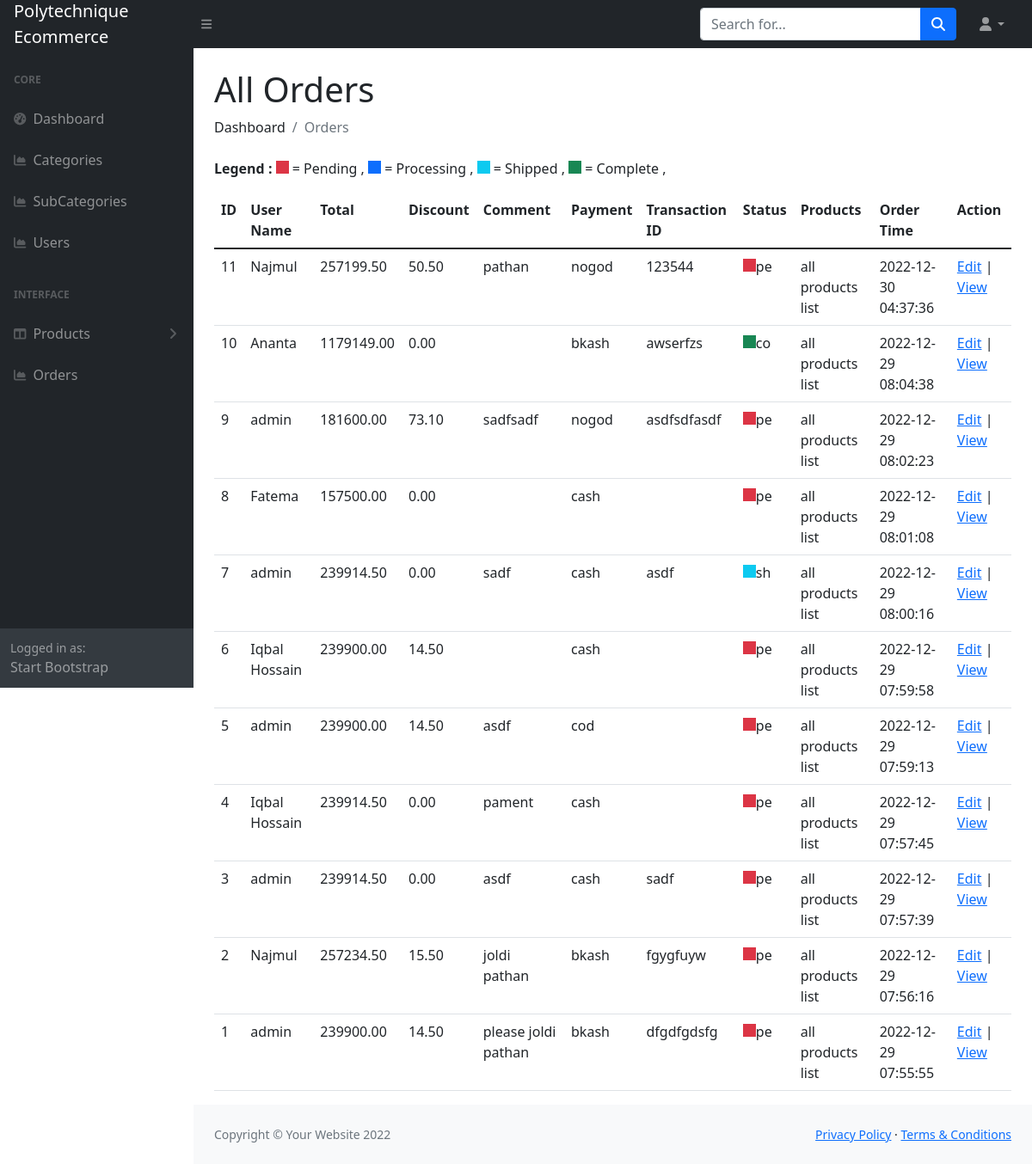
The app's page /admin/orders.php (signed in) with its own data.
### tables this page shows
CREATE TABLE `orders` (
  `id` int(11) NOT NULL,
  `user_id` int(11) NOT NULL,
  `total` float(10,2) NOT NULL,
  `discount` float(6,2) NOT NULL,
  `comment` varchar(512) NOT NULL,
  `payment` set('cash','bkash','nogod','cod') NOT NULL,
  `trxid` varchar(72) NOT NULL,
  `status` set('pe','pr','sh','co') NOT NULL DEFAULT 'pe' COMMENT '"pending","processing","shipped","completed"',
  `created_at` timestamp NOT NULL DEFAULT current_timestamp()
);

CREATE TABLE `users` (
  `id` int(11) NOT NULL,
  `username` varchar(128) NOT NULL,
  `email` varchar(128) NOT NULL,
  `password` varchar(256) NOT NULL,
  `role` set('1','2','3') NOT NULL DEFAULT '1',
  `created_at` timestamp NOT NULL DEFAULT current_timestamp()
);

### admin/orders.php (the view, shortened to what this page needs)
<?php require "inc/header.php"; ?>
    </head>
    <body class="sb-nav-fixed">
<?php require "inc/nav.php"; ?>
        <div id="layoutSidenav">
<?php require "inc/sidenav.php";?>
            <div id="layoutSidenav_content">
                <main>
                    <div class="container-fluid px-4">
                        <h1 class="mt-4">All Orders</h1>
                        <ol class="breadcrumb mb-4">
                            <li class="breadcrumb-item">Dashboard</li>
                            <li class="breadcrumb-item active">Orders</li>
                        </ol>
<div id="tableContainer">
    <p> <strong>Legend : </strong>
        <span class="smallbox bg-danger"></span> = Pending ,
        <span class="smallbox bg-primary"></span> = Processing ,
        <span class="smallbox bg-info"></span> = Shipped ,
        <span class="smallbox bg-success"></span> = Complete ,
    </p>
    <table class="table">
        <tr>
            <th>ID</th>
            <th>User Name</th>
            <th>Total</th>
            <th>Discount</th>
            <th>Comment</th>
            <th>Payment</th>
            <th>Transaction ID</th>
            <th>Status</th>
            <th>Products</th>
            <th>Order Time</th>
            <th>Action</th>
        </tr>
        <tbody>
            <?php
            require "../inc/connection.php";
        $q = "select orders.*, users.username as username from orders,users where orders.user_id=users.id order by orders.created_at desc";
        $allp = $conn->query($q);
        $html = "";
        while($row = $allp->fetch_assoc()){
            $html .="<tr>";
            $html .="<td>".$row['id']."</td>";
            $html .="<td>".$row['username']."</td>";
            $html .="<td>".$row['total']."</td>";
            $html .="<td>".$row['discount']."</td>";
            $html .="<td>".$row['comment']."</td>";
            $html .="<td>".$row['payment']."</td>";
            $html .="<td>".$row['trxid']."</td>";
            $boxcolor = null;
            if($row['status'] == "pe"){$boxcolor = "bg-danger";}
            if($row['status'] == "sh"){$boxcolor = "bg-info";}
            if($row['status'] == "co"){$boxcolor = "bg-success";}
            $html .="<td><span class='smallbox ".$boxcolor."'> </span>".$row['status']."</td>";
            $html .="<td>all products list</td>";
            $html .="<td>".$row['created_at']."</td>";
            $html .="<td><a target='_blank' href='orderstatus.php?id=".$row['id']."'>Edit</a> | <a target='_blank' href='orderdetails.php?id=".$row['id']."'>View</a></td>";
            $html .="</tr>";
        }
        echo $html;
            ?>
        </tbody>
    </table>
</div>
                    </div>
                </main>
 <?php require "inc/footer.php"; ?>
    </body>
</html>

### admin/inc/header.php (style rules this page uses)
.smallbox { display: inline-block; width:15px ; height: 15px; }

### records on screen
orders: id "11", user.username "Najmul", total "257199.50", discount "50.50", comment "pathan", payment "nogod", trxid "123544", status "pe", created_at "2022-12-30 04:37:36"
orders: id "10", user.username "Ananta", total "1179149.00", discount "0.00", payment "bkash", trxid "awserfzs", status "co", created_at "2022-12-29 08:04:38"
orders: id "9", user.username "admin", total "181600.00", discount "73.10", comment "sadfsadf", payment "nogod", trxid "asdfsdfasdf", status "pe", created_at "2022-12-29 08:02:23"
orders: id "8", user.username "Fatema", total "157500.00", discount "0.00", payment "cash", status "pe", created_at "2022-12-29 08:01:08"
orders: id "7", user.username "admin", total "239914.50", discount "0.00", comment "sadf", payment "cash", trxid "asdf", status "sh", created_at "2022-12-29 08:00:16"
orders: id "6", user.username "Iqbal Hossain", total "239900.00", discount "14.50", payment "cash", status "pe", created_at "2022-12-29 07:59:58"
orders: id "5", user.username "admin", total "239900.00", discount "14.50", comment "asdf", payment "cod", status "pe", created_at "2022-12-29 07:59:13"
orders: id "4", user.username "Iqbal Hossain", total "239914.50", discount "0.00", comment "pament", payment "cash", status "pe", created_at "2022-12-29 07:57:45"
orders: id "3", user.username "admin", total "239914.50", discount "0.00", comment "asdf", payment "cash", trxid "sadf", status "pe", created_at "2022-12-29 07:57:39"
orders: id "2", user.username "Najmul", total "257234.50", discount "15.50", comment "joldi pathan", payment "bkash", trxid "fgygfuyw", status "pe", created_at "2022-12-29 07:56:16"
orders: id "1", user.username "admin", total "239900.00", discount "14.50", comment "please joldi pathan", payment "bkash", trxid "dfgdfgdsfg", status "pe", created_at "2022-12-29 07:55:55"
